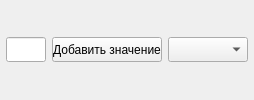
           <widget class="QWidget" name="horizontalWidget_x_disc" native="true">
            <layout class="QHBoxLayout" name="horizontalLayout_32">
             <property name="leftMargin">
              <number>6</number>
             </property>
             <property name="topMargin">
              <number>6</number>
             </property>
             <property name="rightMargin">
              <number>6</number>
             </property>
             <property name="bottomMargin">
              <number>6</number>
             </property>
             <item>
              <widget class="QLineEdit" name="lineEdit_x_disc">
               <property name="minimumSize">
                <size>
                 <width>40</width>
                 <height>25</height>
                </size>
               </property>
               <property name="maximumSize">
                <size>
                 <width>40</width>
                 <height>25</height>
                </size>
               </property>
              </widget>
             </item>
             <item>
              <widget class="QPushButton" name="pushButton_x_disc">
               <property name="minimumSize">
                <size>
                 <width>110</width>
                 <height>25</height>
                </size>
               </property>
               <property name="maximumSize">
                <size>
                 <width>110</width>
                 <height>25</height>
                </size>
               </property>
               <property name="text">
                <string>Добавить значение</string>
               </property>
              </widget>
             </item>
             <item>
              <widget class="QComboBox" name="comboBox_x_disc_var">
               <property name="minimumSize">
                <size>
                 <width>80</width>
                 <height>25</height>
                </size>
               </property>
               <property name="maximumSize">
                <size>
                 <width>80</width>
                 <height>25</height>
                </size>
               </property>
              </widget>
             </item>
            </layout>
           </widget>
